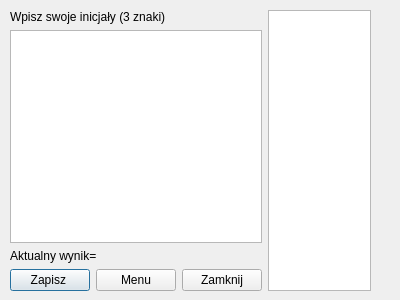
<?xml version="1.0" encoding="UTF-8"?>
<ui version="4.0">
 <class>Save</class>
 <widget class="QDialog" name="Save">
  <property name="geometry">
   <rect>
    <x>0</x>
    <y>0</y>
    <width>400</width>
    <height>300</height>
   </rect>
  </property>
  <property name="windowTitle">
   <string>Dialog</string>
  </property>
  <widget class="QWidget" name="horizontalLayoutWidget">
   <property name="geometry">
    <rect>
     <x>10</x>
     <y>10</y>
     <width>361</width>
     <height>281</height>
    </rect>
   </property>
   <layout class="QHBoxLayout" name="horizontalLayout">
    <item>
     <layout class="QVBoxLayout" name="verticalLayout">
      <item>
       <widget class="QLabel" name="label">
        <property name="text">
         <string>Wpisz swoje inicjały (3 znaki)</string>
        </property>
       </widget>
      </item>
      <item>
       <widget class="QTextEdit" name="nazwaTxt"/>
      </item>
      <item>
       <widget class="QLabel" name="aktWynik">
        <property name="text">
         <string>Aktualny wynik=</string>
        </property>
       </widget>
      </item>
      <item>
       <layout class="QHBoxLayout" name="horizontalLayout_2">
        <item>
         <widget class="QPushButton" name="ZapiszBtn">
          <property name="text">
           <string>Zapisz </string>
          </property>
         </widget>
        </item>
        <item>
         <widget class="QPushButton" name="MenuBtn">
          <property name="text">
           <string>Menu</string>
          </property>
         </widget>
        </item>
        <item>
         <widget class="QPushButton" name="ZamknijBtn">
          <property name="text">
           <string>Zamknij</string>
          </property>
         </widget>
        </item>
       </layout>
      </item>
     </layout>
    </item>
    <item>
     <widget class="QListWidget" name="ListaWynik"/>
    </item>
   </layout>
  </widget>
 </widget>
 <resources/>
 <connections/>
</ui>
